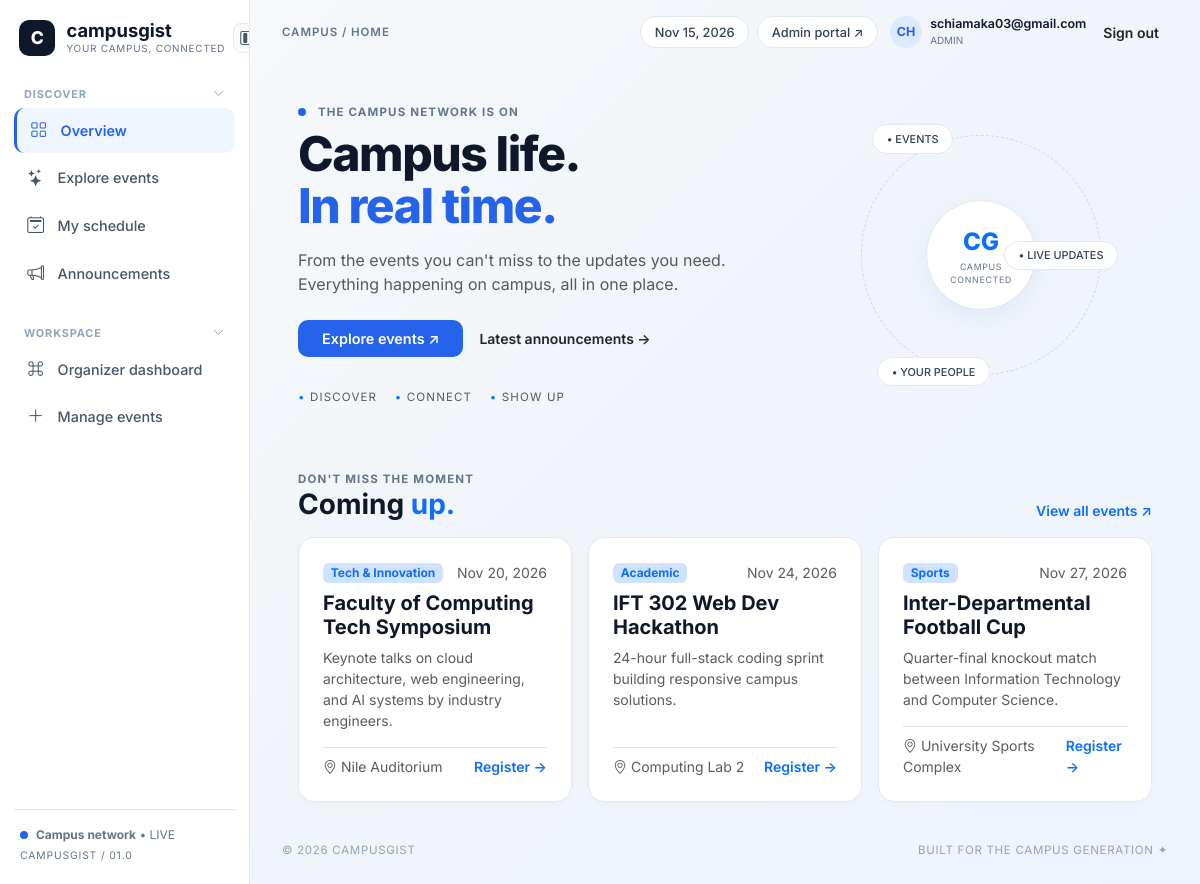
/index.php (signed in), run on the app's committed database.
### tables this page shows
CREATE TABLE `events` (
  `id` int(11) NOT NULL,
  `title` varchar(150) NOT NULL,
  `category` enum('Academic','Tech & Innovation','Sports','Social & Cultural') NOT NULL,
  `description` text NOT NULL,
  `event_date` date NOT NULL,
  `event_time` time NOT NULL,
  `venue` varchar(120) NOT NULL,
  `capacity` int(11) DEFAULT 100,
  `created_at` timestamp NOT NULL DEFAULT current_timestamp()
);

### includes/db_connect.php (called while the page is built, shortened)
<?php
function e($string) {
    return htmlspecialchars((string)$string, ENT_QUOTES, 'UTF-8');
}
?>

### index.php (the view, shortened to what this page needs)
<?php
require_once __DIR__ . '/includes/header.php';
$upcoming_sql = "SELECT e.*, (SELECT COUNT(*) FROM registrations r WHERE r.event_id = e.id) AS registered_count
                 FROM events e ORDER BY e.event_date ASC, e.event_time ASC LIMIT 3";
$upcoming_res = $conn->query($upcoming_sql);
?>
<div class="row align-items-center py-4 gy-4">
    <div class="col-lg-7">
        <div class="eyebrow-text"><span class="live-dot"></span> The Campus Network Is On</div>
        <h1 class="hero-heading mb-3">Campus life.<br><span>In real time.</span></h1>
        <p class="text-muted fs-6 mb-4" style="max-width: 520px;">
            From the events you can't miss to the updates you need. Everything happening on campus, all in one place.
        </p>
        <div class="d-flex align-items-center gap-3 flex-wrap">
            <a href="events.php" class="btn btn-cg-primary px-4 py-2">Explore events &#8599;</a>
            <a href="announcements.php" class="text-decoration-none fw-semibold text-dark small">Latest announcements &rarr;</a>
        </div>
        <div class="mt-4 pt-2 text-muted" style="font-size: 0.72rem; letter-spacing: 0.1em; text-transform: uppercase;">
            <span class="text-primary">&bull;</span> Discover &nbsp;&nbsp;
            <span class="text-primary">&bull;</span> Connect &nbsp;&nbsp;
            <span class="text-primary">&bull;</span> Show Up
        </div>
    </div>
    <div class="col-lg-5 text-center">
        <div class="orbit-graphic">
            <span class="topbar-pill position-absolute" style="top: -12px; left: 10px; font-size: 0.68rem;">&bull; EVENTS</span>
            <span class="topbar-pill position-absolute" style="right: -18px; font-size: 0.68rem;">&bull; LIVE UPDATES</span>
            <span class="topbar-pill position-absolute" style="bottom: -12px; left: 15px; font-size: 0.68rem;">&bull; YOUR PEOPLE</span>
            <div class="orbit-inner">
                <span class="fw-extrabold fs-4 text-primary" style="font-weight: 800;">CG</span>
                <span style="font-size: 0.55rem; letter-spacing: 0.08em; color: #64748b;">CAMPUS<br>CONNECTED</span>
            </div>
        </div>
    </div>
</div>
<div class="mt-4 pt-3">
    <div class="d-flex justify-content-between align-items-end mb-3">
        <div>
            <div class="eyebrow-text mb-0">Don't Miss The Moment</div>
            <h2 class="fw-bold fs-3 mb-0">Coming <span class="text-primary">up.</span></h2>
        </div>
        <a href="events.php" class="text-decoration-none small fw-semibold">View all events &#8599;</a>
    </div>
    <?php if ($upcoming_res && $upcoming_res->num_rows > 0): ?>
        <div class="row g-3">
            <?php while ($ev = $upcoming_res->fetch_assoc()): ?>
                <div class="col-md-4">
                    <div class="cg-card h-100 d-flex flex-column justify-content-between">
                        <div>
                            <div class="d-flex justify-content-between align-items-center mb-2">
                                <span class="badge bg-primary-subtle text-primary"><?= e($ev['category']) ?></span>
                                <span class="small text-muted"><?= date('M d, Y', strtotime($ev['event_date'])) ?></span>
                            </div>
                            <h5 class="fw-bold mb-2"><?= e($ev['title']) ?></h5>
                            <p class="small text-muted mb-3"><?= e($ev['description']) ?></p>
                        </div>
                        <div class="border-top pt-2 d-flex justify-content-between align-items-center small">
                            <span class="text-muted"><i class="bi bi-geo-alt"></i> <?= e($ev['venue']) ?></span>
                            <a href="events.php" class="fw-semibold text-decoration-none">Register &rarr;</a>
                        </div>
                    </div>
                </div>
            <?php endwhile; ?>
        </div>
    <?php else: ?>
        <div class="empty-state-box">
            The next big campus moment starts here. Events will appear as organizers publish them.
        </div>
    <?php endif; ?>
</div>
<?php require_once __DIR__ . '/includes/footer.php'; ?>

### css/style.css (style rules this page uses)
:root { --cg-primary: #2563eb; --cg-primary-hover: #1d4ed8; --cg-dark: #0f172a; --cg-muted: #64748b; --cg-border: #e2e8f0; --cg-bg-start: #f8fafc; --cg-bg-end: #eef4ff; --sidebar-width: 250px; --sidebar-rail-width: 72px; }
body { font-family: 'Inter', -apple-system, BlinkMacSystemFont, "Segoe UI", Roboto, sans-serif; color: var(--cg-dark); background: linear-gradient(135deg, var(--cg-bg-start) 0%, #f1f5f9 50%, var(--cg-bg-end) 100%); min-height: 100vh; margin: 0; }
.live-dot { width: 8px; height: 8px; min-width: 8px; background: var(--cg-primary); border-radius: 50%; display: inline-block; margin-right: 8px; }
.topbar-pill { background: #ffffff; border: 1px solid var(--cg-border); border-radius: 999px; padding: 0.35rem 0.85rem; font-size: 0.8rem; color: #334155; text-decoration: none; font-weight: 500; }
.eyebrow-text { font-size: 0.72rem; font-weight: 700; letter-spacing: 0.1em; color: var(--cg-muted); text-transform: uppercase; margin-bottom: 0.4rem; }
.hero-heading { font-size: clamp(2.1rem, 4vw, 3.3rem); font-weight: 800; letter-spacing: -0.03em; line-height: 1.08; color: var(--cg-dark); }
.hero-heading span { color: var(--cg-primary); }
.cg-card { background: #ffffff; border: 1px solid var(--cg-border); border-radius: 16px; padding: 1.5rem; box-shadow: 0 2px 10px rgba(15, 23, 42, 0.02); }
.btn-cg-primary { background: var(--cg-primary); color: #ffffff; border: none; border-radius: 10px; padding: 0.6rem 1.25rem; font-weight: 600; font-size: 0.9rem; transition: background 0.15s ease; }
.orbit-graphic { width: 240px; height: 240px; border-radius: 50%; border: 1px dashed #cbd5e1; display: flex; align-items: center; justify-content: center; position: relative; margin: 0 auto; }
.orbit-inner { width: 110px; height: 110px; border-radius: 50%; background: #ffffff; border: 1px solid var(--cg-border); box-shadow: 0 8px 24px rgba(37, 99, 235, 0.08); display: flex; flex-direction: column; align-items: center; justify-content: center; text-align: center; }

### data on the page
events: category "Tech & Innovation", event_date "Nov 20, 2026", title "Faculty of Computing Tech Symposium", description "Keynote talks on cloud architecture, web engineering, and AI systems by industry engineers.", venue "Nile Auditorium"
events: category "Academic", event_date "Nov 24, 2026", title "IFT 302 Web Dev Hackathon", description "24-hour full-stack coding sprint building responsive campus solutions.", venue "Computing Lab 2"
events: category "Sports", event_date "Nov 27, 2026", title "Inter-Departmental Football Cup", description "Quarter-final knockout match between Information Technology and Computer Science.", venue "University Sports Complex"

### other printed values
$page_crumb "HOME"
substr($_SESSION['full_name'], 0, 2) "CH"
$_SESSION['email'] "schiamaka03@gmail.com"
$_SESSION['role'] "ADMIN"
